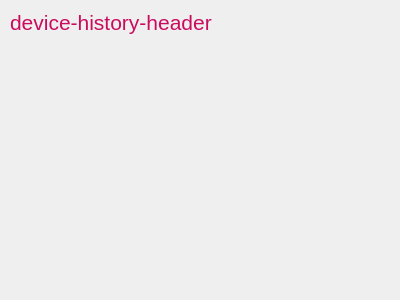
<?xml version="1.0" encoding="UTF-8"?>
<ui version="4.0">
 <class>DeviceHistoryWidget</class>
 <widget class="QWidget" name="DeviceHistoryWidget">
  <property name="geometry">
   <rect>
    <x>0</x>
    <y>0</y>
    <width>400</width>
    <height>300</height>
   </rect>
  </property>
  <property name="windowTitle">
   <string>Form</string>
  </property>
  <layout class="QVBoxLayout" name="verticalLayout">
   <property name="leftMargin">
    <number>0</number>
   </property>
   <property name="topMargin">
    <number>0</number>
   </property>
   <property name="rightMargin">
    <number>0</number>
   </property>
   <property name="bottomMargin">
    <number>0</number>
   </property>
   <item>
    <widget class="QScrollArea" name="scrollArea_3">
     <property name="styleSheet">
      <string notr="true">background: transparent;</string>
     </property>
     <property name="widgetResizable">
      <bool>true</bool>
     </property>
     <widget class="QWidget" name="scrollAreaWidgetContents_3">
      <property name="geometry">
       <rect>
        <x>0</x>
        <y>0</y>
        <width>398</width>
        <height>298</height>
       </rect>
      </property>
      <layout class="QVBoxLayout" name="verticalLayout_3">
       <item>
        <widget class="QLabel" name="devices_history_subheader">
         <property name="styleSheet">
          <string notr="true">color: #CA0B5E;
                   font-size: 16pt;</string>
         </property>
         <property name="text">
          <string>device-history-header</string>
         </property>
        </widget>
       </item>
       <item>
        <widget class="QListWidget" name="device_history_listWidget"/>
       </item>
      </layout>
     </widget>
    </widget>
   </item>
  </layout>
 </widget>
 <resources/>
 <connections/>
</ui>
